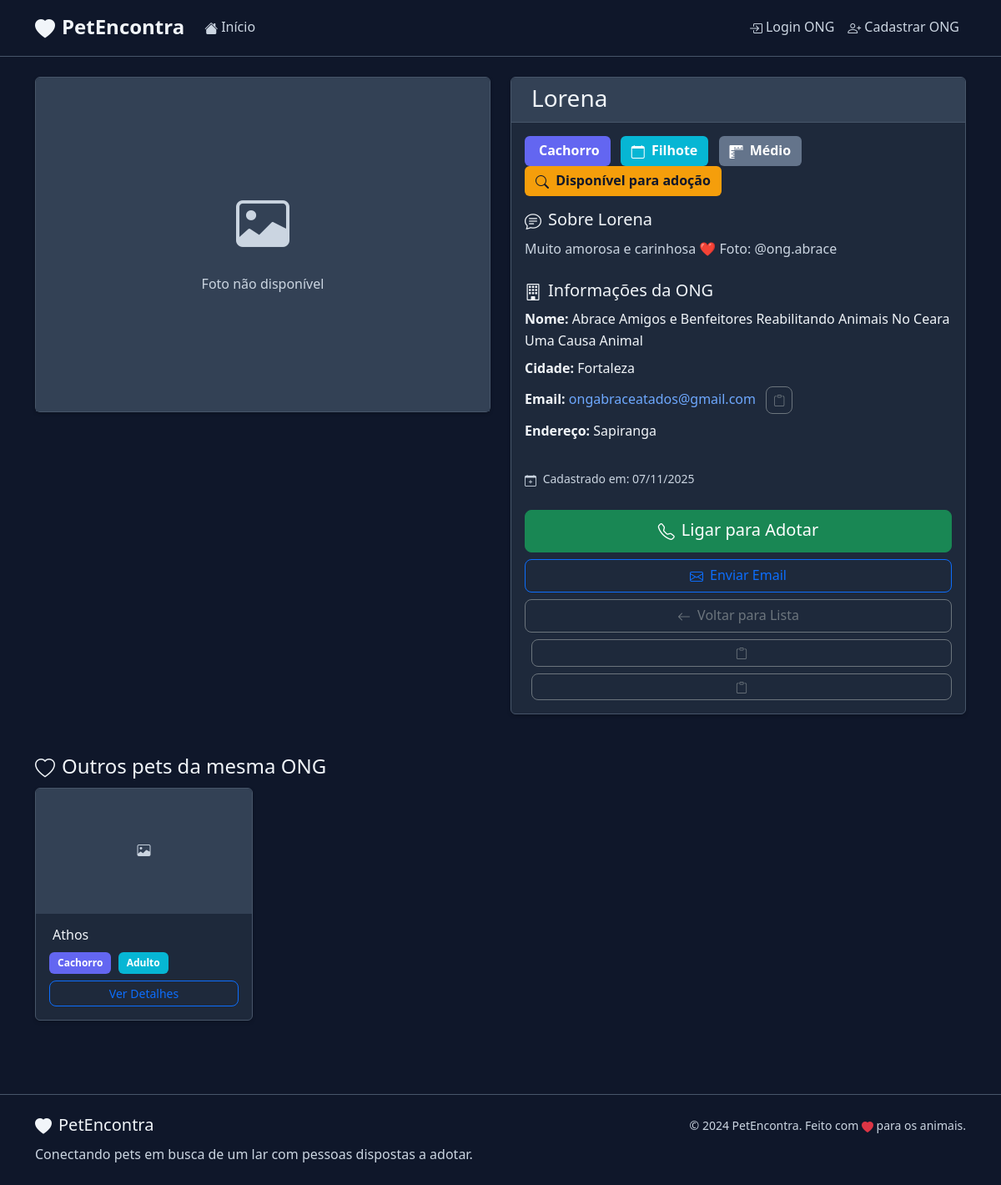
Screenshot of /pet/7 with the database file from the repository.
### models.py (models this page shows, shortened)
class Pet(db.Model):
    ESPECIES = ['Cachorro', 'Gato']
    IDADES = ['Filhote', 'Adulto']
    PORTES = ['Pequeno', 'Médio', 'Grande']
    id = db.Column(db.Integer, primary_key=True)
    nome = db.Column(db.String(100), nullable=False)
    especie = db.Column(db.String(20), nullable=False)
    idade = db.Column(db.String(20), nullable=False)
    porte = db.Column(db.String(20))
    descricao = db.Column(db.Text)
    foto_url = db.Column(db.String(200))
    data_cadastro = db.Column(db.DateTime, default=datetime.utcnow)
    adotado = db.Column(db.Boolean, default=False)
    ong_id = db.Column(db.Integer, db.ForeignKey('ong.id'), nullable=False)

class Ong(UserMixin, db.Model):
    id = db.Column(db.Integer, primary_key=True)
    tipo_pessoa = db.Column(db.String(2), nullable=False, default='PJ')  # 'PF' ou 'PJ'
    nome = db.Column(db.String(100), nullable=False)
    cnpj = db.Column(db.String(18), unique=True, nullable=True)  # Pode ser CPF ou CNPJ
    cpf = db.Column(db.String(14), unique=True, nullable=True)  # Para pessoa física
    email = db.Column(db.String(120), unique=True, nullable=False)
    senha_hash = db.Column(db.String(128), nullable=False)
    endereco = db.Column(db.String(200))
    cidade = db.Column(db.String(100))
    cep = db.Column(db.String(8))
    telefone = db.Column(db.String(15))
    latitude = db.Column(db.Float)
    longitude = db.Column(db.Float)
    data_cadastro = db.Column(db.DateTime, default=datetime.utcnow)
    pets = db.relationship('Pet', backref='ong', lazy=True, cascade='all, delete-orphan')

### app.py (the view)
@app.route('/pet/<int:pet_id>')
def pet_detalhes(pet_id):
    pet = Pet.query.get_or_404(pet_id)
    return render_template('pet_detalhes.html', pet=pet)

### templates/pet_detalhes.html (shortened to what this page needs)
{% extends "base.html" %}
{% block content %}
<div class="container" style="background-color: var(--bg-primary);">
    <div class="row">
        <div class="col-lg-6 mb-4">
            <div class="card">
                {% if pet.foto_url %}
                    <img src="{{ pet.foto_url }}" class="card-img-top" alt="{{ pet.nome }}"
                         style="height: 400px; object-fit: cover;">
                {% else %}
                    <div class="card-img-top bg-light d-flex align-items-center justify-content-center"
                         style="height: 400px;">
                        <div class="text-center">
                            <i class="bi bi-image text-muted" style="font-size: 4rem;"></i>
                            <p class="text-muted mt-2">Foto não disponível</p>
                        </div>
                    </div>
                {% endif %}
            </div>
        </div>
        <div class="col-lg-6">
            <div class="card h-100">
                <div class="card-header">
                    <h3 class="mb-0">
                        {{ pet.nome }}
                    </h3>
                </div>
                <div class="card-body">
                    <div class="mb-3">
                        <span class="badge bg-primary me-2 fs-6">
                            {{ pet.especie }}
                        </span>
                        <span class="badge bg-info me-2 fs-6">
                            <i class="bi bi-calendar me-1"></i>
                            {{ pet.idade }}
                        </span>
                        {% if pet.porte %}
                            <span class="badge bg-secondary me-2 fs-6">
                                <i class="bi bi-rulers me-1"></i>
                                {{ pet.porte }}
                            </span>
                        {% endif %}
                        {% if pet.adotado %}
                            <span class="badge bg-success fs-6">
                                <i class="bi bi-check-circle me-1"></i>
                                Adotado
                            </span>
                        {% else %}
                            <span class="badge bg-warning text-dark fs-6">
                                <i class="bi bi-search me-1"></i>
                                Disponível para adoção
                            </span>
                        {% endif %}
                    </div>
                    {% if pet.descricao %}
                        <div class="mb-4">
                            <h5><i class="bi bi-chat-text me-2"></i>Sobre {{ pet.nome }}</h5>
                            <p class="card-text">{{ pet.descricao }}</p>
                        </div>
                    {% endif %}
                    <div class="mb-4">
                        <h5><i class="bi bi-building me-2"></i>Informações da ONG</h5>
                        <div class="row">
                            <div class="col-12 mb-2">
                                <strong>Nome:</strong> {{ pet.ong.nome }}
                            </div>
                            {% if pet.ong.cidade %}
                                <div class="col-12 mb-2">
                                    <strong>Cidade:</strong> {{ pet.ong.cidade }}
                                </div>
                            {% endif %}
                            {% if pet.ong.email %}
                                <div class="col-12 mb-2">
                                    <strong>Email:</strong>
                                    <a href="mailto:{{ pet.ong.email }}" class="text-decoration-none">
                                        {{ pet.ong.email }}
                                    </a>
                                </div>
                            {% endif %}
                            {% if pet.ong.endereco %}
                                <div class="col-12 mb-2">
                                    <strong>Endereço:</strong> {{ pet.ong.endereco }}
                                </div>
                            {% endif %}
                        </div>
                    </div>
                    <div class="mb-4">
                        <small class="text-muted">
                            <i class="bi bi-calendar-plus me-1"></i>
                            Cadastrado em: {{ pet.data_cadastro.strftime('%d/%m/%Y') if pet.data_cadastro else 'N/A' }}
                        </small>
                    </div>
                    <div class="d-grid gap-2">
                        {% if not pet.adotado %}
                            <a href="tel:{{ pet.ong.telefone }}" class="btn btn-success btn-lg">
                                <i class="bi bi-telephone me-2"></i>Ligar para Adotar
                            </a>
                            <a href="mailto:{{ pet.ong.email }}" class="btn btn-outline-primary">
                                <i class="bi bi-envelope me-2"></i>Enviar Email
                            </a>
                        {% else %}
                            <button class="btn btn-secondary btn-lg" disabled>
                                <i class="bi bi-check-circle me-2"></i>Este pet já foi adotado
                            </button>
                        {% endif %}
                        <a href="{{ url_for('index') }}" class="btn btn-outline-secondary">
                            <i class="bi bi-arrow-left me-2"></i>Voltar para Lista
                        </a>
                    </div>
                </div>
            </div>
        </div>
    </div>
    <div class="row mt-5">
        <div class="col-12">
            <h4><i class="bi bi-heart me-2"></i>Outros pets da mesma ONG</h4>
            <div class="row">
                {% for outro_pet in pet.ong.pets %}
                    {% if outro_pet.id != pet.id and not outro_pet.adotado %}
                        <div class="col-lg-3 col-md-4 col-sm-6 mb-3">
                            <div class="card h-100">
                                {% if outro_pet.foto_url %}
                                    <img src="{{ outro_pet.foto_url }}" class="card-img-top" alt="{{ outro_pet.nome }}"
                                         style="height: 150px; object-fit: cover;">
                                {% else %}
                                    <div class="card-img-top bg-light d-flex align-items-center justify-content-center"
                                         style="height: 150px;">
                                        <i class="bi bi-image text-muted"></i>
                                    </div>
                                {% endif %}
                                <div class="card-body">
                                    <h6 class="card-title">
                                        {{ outro_pet.nome }}
                                    </h6>
                                    <div class="mb-2">
                                        <span class="badge bg-primary me-1">{{ outro_pet.especie }}</span>
                                        <span class="badge bg-info">{{ outro_pet.idade }}</span>
                                    </div>
                                    <a href="{{ url_for('pet_detalhes', pet_id=outro_pet.id) }}"
                                       class="btn btn-outline-primary btn-sm w-100">
                                        Ver Detalhes
                                    </a>
                                </div>
                            </div>
                        </div>
                    {% endif %}
                {% endfor %}
            </div>
        </div>
    </div>
</div>
{% endblock %}

### static/css/style.css (style rules this page uses)
:root { --primary-color: #6366f1; --secondary-color: #64748b; --success-color: #10b981; --danger-color: #ef4444; --warning-color: #f59e0b; --info-color: #06b6d4; --light-color: #1e293b; --dark-color: #f1f5f9; --bg-primary: #0f172a; --bg-secondary: #1e293b; --bg-tertiary: #334155; --text-primary: #f1f5f9; --text-secondary: #cbd5e1; --border-color: #475569; }
body { font-family: 'Segoe UI', Tahoma, Geneva, Verdana, sans-serif; line-height: 1.6; color: var(--text-primary); background-color: var(--bg-primary); min-height: 100vh; }
.container, .container-fluid { background-color: transparent; }
.badge { font-size: 0.75rem; padding: 0.5em 0.75em; }
.btn { border-radius: 8px; font-weight: 500; transition: all 0.3s ease; }
.card { background-color: var(--bg-secondary); border: 1px solid var(--border-color); color: var(--text-primary); box-shadow: 0 2px 4px rgba(0, 0, 0, 0.2); }
.card-header { background-color: var(--bg-tertiary); border-bottom: 1px solid var(--border-color); color: var(--text-primary); }
.card-header h3, .card-header h4, .card-header h5 { color: var(--text-primary); margin: 0; }
.card-body { color: var(--text-primary); }
.card-title { color: var(--text-primary); }
.card-text { color: var(--text-secondary); }
.bi { vertical-align: -0.125em; }
.bg-light { background-color: var(--bg-tertiary) !important; }
.text-muted { color: var(--text-secondary) !important; }
.badge { border: 1px solid transparent; }
.badge.bg-primary { background-color: var(--primary-color) !important; }
.badge.bg-secondary { background-color: var(--secondary-color) !important; }
.badge.bg-info { background-color: var(--info-color) !important; }
.badge.bg-warning { background-color: var(--warning-color) !important; color: var(--bg-primary) !important; }
a { text-decoration: none; transition: color 0.3s ease; }

### rows the page displays
Pet: nome "Lorena", especie "Cachorro", idade "Filhote", porte "Médio", descricao "Muito amorosa e carinhosa ❤️ Foto: @ong.abrace", data_cadastro "07/11/2025"
Ong: ong.nome "Abrace Amigos e Benfeitores Reabilitando Animais No Ceara Uma Causa Animal", ong.cidade "Fortaleza", ong.email "ongabraceatados@gmail.com", ong.endereco "Sapiranga"
Pet: nome "Athos", especie "Cachorro", idade "Adulto"
